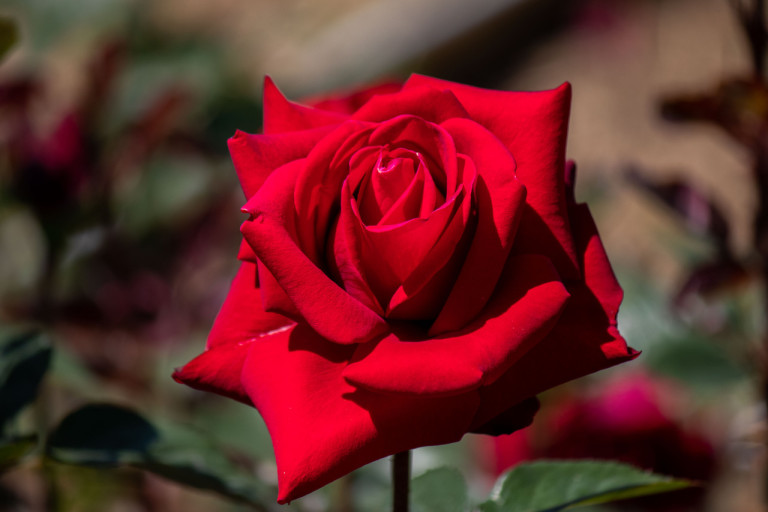
#> input picture rose.jpg, 768 x 512 px, found by its file name
$ python 3-8.py
#> lines starting #> are read from the running program, lines starting #| are printed output that depends on the picture; after the words box and inside, x2 and y2 are one past the last pixel; in counts of white or black regions, pixels touching at a corner belong together
import cv2 as cv

img=cv.imread('rose.jpg')
#> img is the input picture: shape (512, 768, 3); mean B, G, R 40.5, 41.1, 101.1
patch=img[250:350,170:270,:]
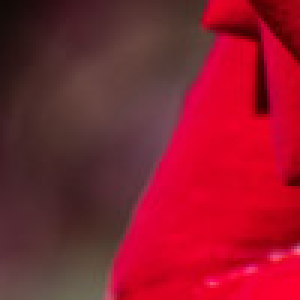
#> patch: shape (100, 100, 3) (shown 3 times larger); mean B, G, R 45.1, 28.4, 139.3

img = cv.rectangle(img,(170,250),(270,350),(255,0,0),3)
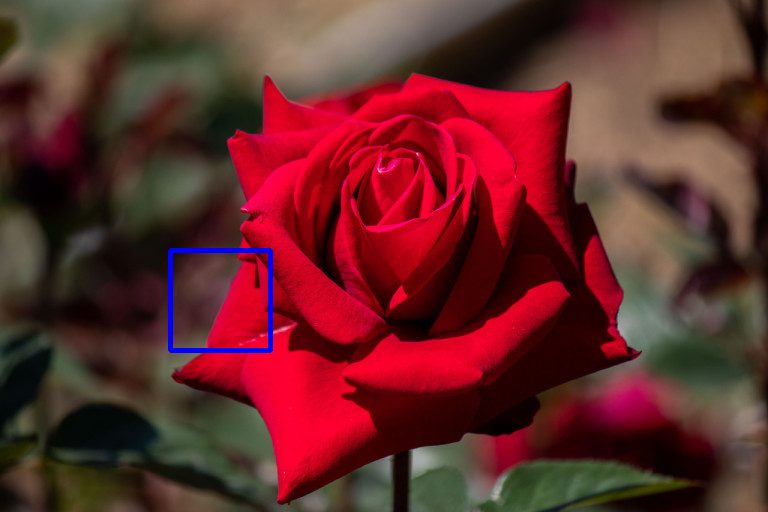
#> img: shape (512, 768, 3); 0.51% of pixels changed, all inside (x1, y1, x2, y2) = (168, 248, 273, 353)

patch1 = cv.resize(patch,dsize=(0,0),fx=5,fy=5,interpolation=cv.INTER_NEAREST)
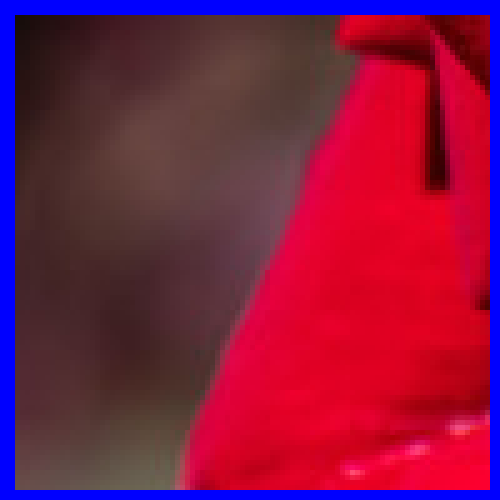
#> patch1: shape (500, 500, 3); mean B, G, R 66.4, 26, 127.5
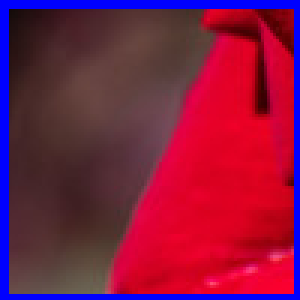
#> patch: shape (100, 100, 3) (shown 3 times larger); 9.75% of pixels changed, all inside (x1, y1, x2, y2) = (0, 0, 100, 100)
patch2 = cv.resize(patch,dsize=(0,0),fx=5,fy=5,interpolation=cv.INTER_LINEAR)
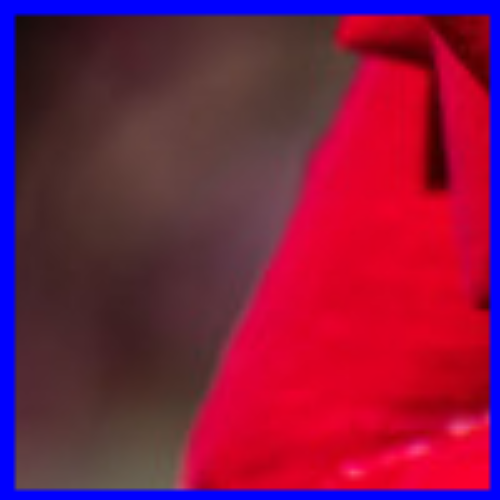
#> patch2: shape (500, 500, 3); mean B, G, R 66.3, 25.9, 127.5
patch3 = cv.resize(patch,dsize=(0,0),fx=5,fy=5,interpolation=cv.INTER_CUBIC)

cv.imshow('Original', img)
cv.imshow('Resize nearest', patch1)
cv.imshow('Resize bilinear', patch2)
cv.imshow('Resize bicubic', patch3)

cv.waitKey()
cv.destroyAllWindows()

$ run again, with gguHa1.jpg copied over rose.jpg
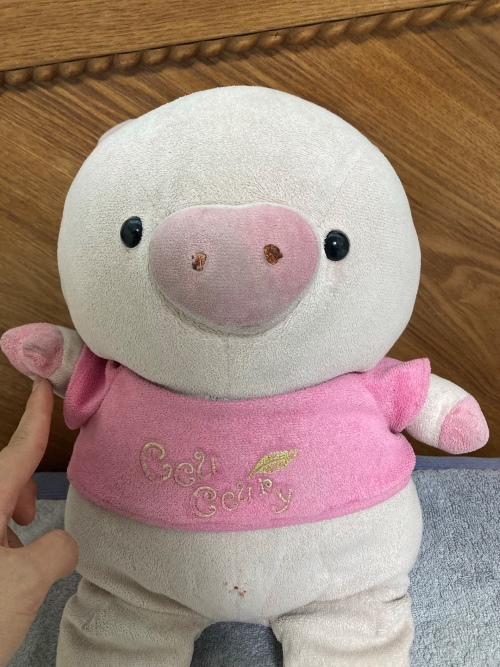
#> input picture gguHa1.jpg, 500 x 667 px, found by its file name
#> img is the input picture: shape (667, 500, 3); mean B, G, R 122.5, 134.4, 158.7
#> `img = cv.rectangle(img,(170,250),(270,350),(255,0,0),3)`:
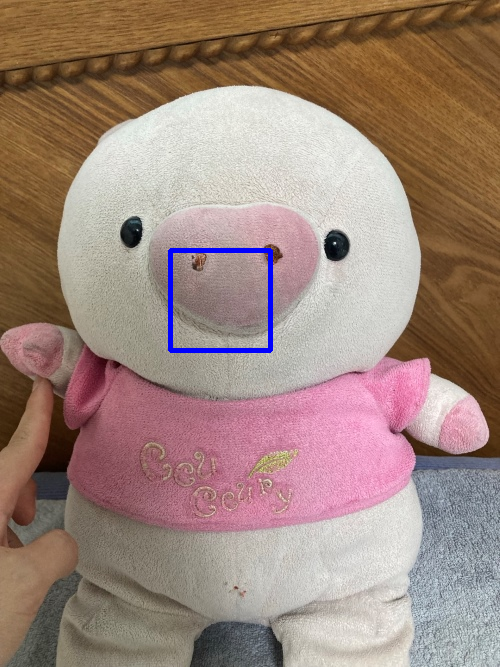
#> img: shape (667, 500, 3); 0.6% of pixels changed, all inside (x1, y1, x2, y2) = (168, 248, 273, 353)
#> `patch1 = cv.resize(patch,dsize=(0,0),fx=5,fy=5,interpolation=cv.INTER_..`:
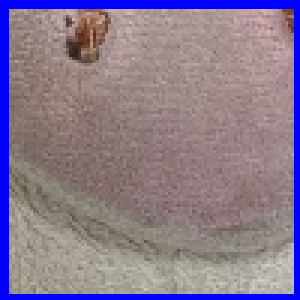
#> patch: shape (100, 100, 3) (shown 3 times larger); mean B, G, R 142.2, 122, 137.1
